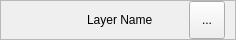
<?xml version="1.0" encoding="UTF-8"?>
<ui version="4.0">
 <class>LayerWidget</class>
 <widget class="QWidget" name="LayerWidget">
  <property name="enabled">
   <bool>true</bool>
  </property>
  <property name="geometry">
   <rect>
    <x>0</x>
    <y>0</y>
    <width>236</width>
    <height>40</height>
   </rect>
  </property>
  <property name="sizePolicy">
   <sizepolicy hsizetype="Preferred" vsizetype="Fixed">
    <horstretch>0</horstretch>
    <verstretch>0</verstretch>
   </sizepolicy>
  </property>
  <property name="minimumSize">
   <size>
    <width>200</width>
    <height>0</height>
   </size>
  </property>
  <property name="windowTitle">
   <string>Form</string>
  </property>
  <property name="autoFillBackground">
   <bool>true</bool>
  </property>
  <property name="styleSheet">
   <string notr="true"/>
  </property>
  <layout class="QHBoxLayout" name="horizontalLayout" stretch="0">
   <property name="spacing">
    <number>0</number>
   </property>
   <property name="leftMargin">
    <number>0</number>
   </property>
   <property name="topMargin">
    <number>0</number>
   </property>
   <property name="rightMargin">
    <number>0</number>
   </property>
   <property name="bottomMargin">
    <number>0</number>
   </property>
   <item>
    <widget class="QFrame" name="layerWidgetFrame">
     <property name="sizePolicy">
      <sizepolicy hsizetype="Expanding" vsizetype="Expanding">
       <horstretch>0</horstretch>
       <verstretch>0</verstretch>
      </sizepolicy>
     </property>
     <property name="styleSheet">
      <string notr="true"/>
     </property>
     <property name="frameShape">
      <enum>QFrame::StyledPanel</enum>
     </property>
     <property name="frameShadow">
      <enum>QFrame::Raised</enum>
     </property>
     <layout class="QHBoxLayout" name="horizontalLayout_2">
      <property name="spacing">
       <number>0</number>
      </property>
      <property name="leftMargin">
       <number>10</number>
      </property>
      <property name="topMargin">
       <number>0</number>
      </property>
      <property name="rightMargin">
       <number>10</number>
      </property>
      <property name="bottomMargin">
       <number>0</number>
      </property>
      <item>
       <widget class="QLabel" name="labelIcon">
        <property name="enabled">
         <bool>true</bool>
        </property>
        <property name="sizePolicy">
         <sizepolicy hsizetype="Fixed" vsizetype="Fixed">
          <horstretch>3</horstretch>
          <verstretch>3</verstretch>
         </sizepolicy>
        </property>
        <property name="maximumSize">
         <size>
          <width>40</width>
          <height>40</height>
         </size>
        </property>
        <property name="text">
         <string/>
        </property>
        <property name="pixmap">
         <pixmap resource="../../qml.qrc">:/images/icon-cursor-01.png</pixmap>
        </property>
        <property name="scaledContents">
         <bool>true</bool>
        </property>
        <property name="wordWrap">
         <bool>false</bool>
        </property>
       </widget>
      </item>
      <item>
       <widget class="QLabel" name="label_2">
        <property name="text">
         <string/>
        </property>
       </widget>
      </item>
      <item>
       <widget class="QLabel" name="labelName">
        <property name="sizePolicy">
         <sizepolicy hsizetype="Maximum" vsizetype="Fixed">
          <horstretch>40</horstretch>
          <verstretch>0</verstretch>
         </sizepolicy>
        </property>
        <property name="text">
         <string>Layer Name</string>
        </property>
       </widget>
      </item>
      <item>
       <widget class="QLabel" name="label">
        <property name="text">
         <string/>
        </property>
       </widget>
      </item>
      <item>
       <widget class="QToolButton" name="btnHide">
        <property name="sizePolicy">
         <sizepolicy hsizetype="Minimum" vsizetype="Expanding">
          <horstretch>0</horstretch>
          <verstretch>0</verstretch>
         </sizepolicy>
        </property>
        <property name="styleSheet">
         <string notr="true">background: none;</string>
        </property>
        <property name="text">
         <string>...</string>
        </property>
        <property name="icon">
         <iconset resource="../../qml.qrc">
          <normaloff>:/images/icon-eyeopen.png</normaloff>
          <normalon>:/images/icon-eyeclose.png</normalon>:/images/icon-eyeopen.png</iconset>
        </property>
        <property name="iconSize">
         <size>
          <width>24</width>
          <height>24</height>
         </size>
        </property>
        <property name="checkable">
         <bool>true</bool>
        </property>
        <property name="checked">
         <bool>false</bool>
        </property>
       </widget>
      </item>
     </layout>
    </widget>
   </item>
  </layout>
 </widget>
 <resources>
  <include location="../../qml.qrc"/>
 </resources>
 <connections/>
</ui>
